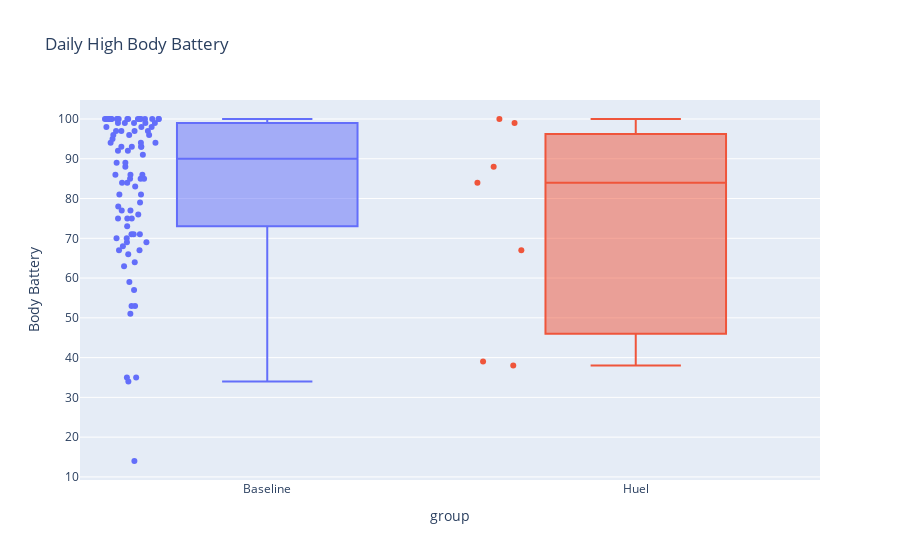

Here is the notebook cell this chart was saved with:
### Code cell
# # pd.DataFrame()
# bb.bodyBatteryStatList.tolist()
bb = uds['bodyBattery'].str['bodyBatteryStatList'].tolist()

# Flatten the list of lists
flat = []
for sublist in bb:
    if isinstance(sublist, float):
        continue
    for item in sublist:
        flat.append(item)
bb = (
    pd.DataFrame(flat).rename(columns={'statsValue': 'Body Battery'})
    .assign(statTimestamp=lambda x: pd.to_datetime(x.statTimestamp),
           during_challenge = lambda x: x.statTimestamp >= huel_start_date,
              group=lambda x: x.during_challenge.map({True: 'Huel', False: 'Baseline'}), 
            )
    .loc[lambda x: x.statTimestamp >= start_date]
    .loc[lambda x: x.statTimestamp <= end_date]

)

# Daily high 
bb_high = (
    bb
    .loc[lambda x: x.bodyBatteryStatType == 'HIGHEST']
)
fig = px.box(bb_high, x='group', y='Body Battery', color='group', points='all', title='Daily High Body Battery')

fig_to_html(fig, 'bb_high')
fig

### Figure 1 — Plotly figure (JSON) as saved in the notebook; plotly's stock layout.template omitted (floating-point values rounded to 4 significant figures)
{"data": [{"alignmentgroup": "True", "boxpoints": "all", "hovertemplate": "group=%{x}<br>Body Battery=%{y}<extra></extra>", "legendgroup": "Baseline", "marker": {"color": "#636efa"}, "name": "Baseline", "notched": false, "offsetgroup": "Baseline", "orientation": "v", "showlegend": true, "type": "box", "x": ["Baseline", "Baseline", "Baseline", "Baseline", "Baseline", "Baseline", "Baseline", "Baseline", "Baseline", "Baseline", "Baseline", "Baseline", "Baseline", "Baseline", "Baseline", "Baseline", "Baseline", "Baseline", "Baseline", "Baseline", "Baseline", "Baseline", "Baseline", "Baseline", "Baseline", "Baseline", "Baseline", "Baseline", "Baseline", "Baseline", "Baseline", "Baseline", "Baseline", "Baseline", "Baseline", "Baseline", "Baseline", "Baseline", "Baseline", "Baseline", "Baseline", "Baseline", "Baseline", "Baseline", "Baseline", "Baseline", "Baseline", "Baseline", "Baseline", "Baseline", "Baseline", "Baseline", "Baseline", "Baseline", "Baseline", "Baseline", "Baseline", "Baseline", "Baseline", "Baseline", "Baseline", "Baseline", "Baseline", "Baseline", "Baseline", "Baseline", "Baseline", "Baseline", "Baseline", "Baseline", "Baseline", "Baseline", "Baseline", "Baseline", "Baseline", "Baseline", "Baseline", "Baseline", "Baseline", "Baseline", "Baseline", "Baseline", "Baseline", "Baseline", "Baseline", "Baseline", "Baseline", "Baseline", "Baseline", "Baseline"], "x0": " ", "xaxis": "x", "y": [97, 100, 88, 85, 100, 100, 78, 84, 75, 98, 100, 96, 57, 53, 99, 95, 94, 70, 63, 35, 14, 68, 93, 99, 100, 100, 81, 86, 75, 100, 100, 100, 86, 59, 71, 79, 69, 100, 81, 100, 100, 89, 91, 93, 51, 77, 98, 73, 99, 67, 83, 85, 84, 71, 70, 100, 92, 100, 71, 64, 85, 67, 94, 66, 76, 96, 100, 86, 92, 89, 34, 100, 100, 96, 97, 99, 93, 99, 69, 100, 100, 53, 97, 77, 35, 98, 97, 93, 94, 75], "y0": " ", "yaxis": "y"}, {"alignmentgroup": "True", "boxpoints": "all", "hovertemplate": "group=%{x}<br>Body Battery=%{y}<extra></extra>", "legendgroup": "Huel", "marker": {"color": "#EF553B"}, "name": "Huel", "notched": false, "offsetgroup": "Huel", "orientation": "v", "showlegend": true, "type": "box", "x": ["Huel", "Huel", "Huel", "Huel", "Huel", "Huel", "Huel"], "x0": " ", "xaxis": "x", "y": [38, 100, 84, 88, 67, 99, 39], "y0": " ", "yaxis": "y"}], "layout": {"boxmode": "overlay", "legend": {"title": {"text": "group"}, "tracegroupgap": 0}, "showlegend": false, "title": {"text": "Daily High Body Battery"}, "xaxis": {"anchor": "y", "categoryarray": ["Baseline", "Huel"], "categoryorder": "array", "domain": [0, 1], "title": {"text": "group"}}, "yaxis": {"anchor": "x", "domain": [0, 1], "title": {"text": "Body Battery"}}}}
